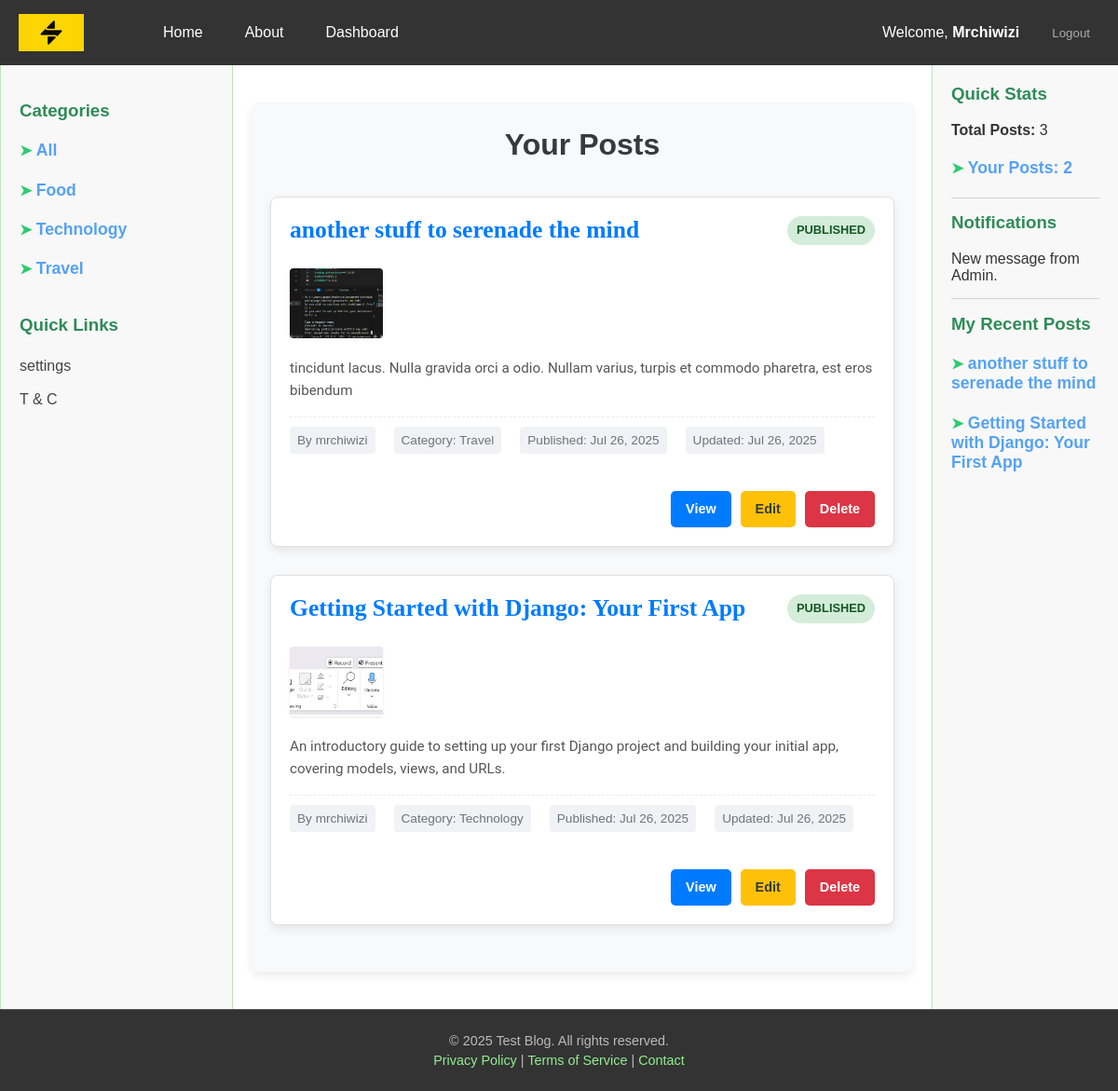
Screenshot of /user_posts/ (signed in) with the database file from the repository.
### accounts/models.py (models this page shows)
class Account(AbstractBaseUser, PermissionsMixin):
    email = models.EmailField("email address", unique=True)
    user_name = models.CharField(max_length=150, unique=True)
    first_name = models.CharField(max_length=150, blank=True)
    last_name = models.CharField(max_length=150, blank=True)
    date_joined = models.DateTimeField(default=timezone.now)
    last_login = models.DateTimeField(auto_now=True)
    about = models.TextField(max_length=500, blank=True)
    is_staff = models.BooleanField(default=False)
    is_active = models.BooleanField(default=False)
    objects = AccountManager()
    USERNAME_FIELD = "email"
    REQUIRED_FIELDS = ["user_name",]
    def __str__(self):
        return self.user_name
    def post_count(self):
        return self.blog_posts.filter(status="published").count()

### blog/models.py (models this page shows, shortened)
class Category(models.Model):
    name = models.CharField(max_length=100, unique=True)
    slug = models.SlugField(max_length=100, unique=True, help_text="A URL-friendly short label.")
    description = models.TextField(blank=True, null=True)
    class Meta:
        verbose_name_plural = "Categories"
        ordering = ['name']
    def __str__(self):
        return self.name

class Post(models.Model):
    STATUS_CHOICES = (
        ('draft', 'Draft'),
        ('published', 'Published'),
    )
    title = models.CharField(max_length=250)
    slug = models.SlugField(max_length=250, unique_for_date='publish_date', help_text="A URL-friendly short label derived from the title, unique per publish date.")
    author = models.ForeignKey(User, on_delete=models.CASCADE, related_name='blog_posts')
    content = models.TextField()
    summary = models.TextField(max_length=1000, blank=True, help_text="A short summary of the post (max 500 characters).")
    thumbnail = models.ImageField(
        upload_to='blog/thumbnails/%Y/%m/%d/', blank=True,null=True, help_text="Thumbnail image for the blog post listing.")
    publish_date = models.DateTimeField(default=timezone.now)
    created_at = models.DateTimeField(auto_now_add=True)
    updated_at = models.DateTimeField(auto_now=True)
    status = models.CharField(
        max_length=10,
        choices=STATUS_CHOICES,
        default='published'
    )
    category = models.ForeignKey(Category, on_delete=models.SET_NULL, blank=True, null=True, related_name='posts'
    )
    objects = PostManager()
    class Meta:
        ordering = ['-publish_date']
        indexes = [
            models.Index(fields=['publish_date', 'slug']),
        ]
    def __str__(self):
        return self.title
    def get_absolute_url(self):
        return reverse('blog:post_detail',
                       args=[self.publish_date.year, self.publish_date.strftime('%m'), self.publish_date.strftime('%d'), self.slug])

### blog/views.py (the view)
# urls.py: path("user_posts/", user_posts, name="user_posts"),
def user_posts(request):
    posts = Post.objects.filter(status="published", author_id=request.user.id)
    print(posts)
    context = {
        "posts": posts
    }
    return render(request, "blog/user_posts.html", context)

### blog/context_processors.py (called while the page is built)
def posts_count(request):
    categories = Category.objects.all()
    posts_count = Post.objects.published().count()
    return {
        "posts_count": posts_count, "categories":categories
    }

### blog/models.py (called while the page is built)
    def published(self):
        return self.filter(status="published")

### templates/blog/user_posts.html (shortened to what this page needs)
{% extends 'base.html' %}
{% load static %}
{% load humanize %}
{% block content %}
    <div class="dashboard-posts-container">
        <h1>Your Posts</h1>
        {% if posts %}
            {% for post in posts %}
                <article class="dashboard-post-card">
                    <div class="post-header">
                        <h2 class="post-title">{{ post.title }}</h2>
                        <span class="post-status status-{{ post.status|lower }}">{{ post.status }}</span>
                    </div>
                    <div class="post-body">
                        {% if post.thumbnail %}
                            <div class="post-thumbnail">
                                <img src="{{ post.thumbnail.url }}" alt="{{ post.title }}">
                            </div>
                        {% endif %}
                        <div class="post-content">
                            <p class="post-summary">{{ post.summary|truncatechars:180 }}</p>
                            <div class="post-meta">
                                <span>By {{ post.author }}</span>
                                <span>Category: {{ post.category }}</span>
                                <span>Published: {{ post.publish_date|date:"M d, Y" }}</span>
                                {% if post.publish_date != post.updated_at %}
                                    <span>Updated: {{ post.updated_at|date:"M d, Y" }}</span>
                                {% endif %}
                            </div>
                        </div>
                    </div>
                    <div class="post-actions">
                        <a href="{{ post.get_absolute_url }}" class="btn btn-view">View</a>
                        <a href="#" class="btn btn-edit">Edit</a>
                        <a href="#" class="btn btn-delete">Delete</a>
                    </div>
                </article>
            {% endfor %}
        {% else %}
            <p class="no-posts-message">You haven't created any posts yet.</p>
            <a href="#" class="btn btn-primary">Create Your First Post</a>
        {% endif %}
    </div>
{% endblock content %}

### templates/base.html (shortened to what this page needs)
{% load static %}
<!DOCTYPE html>
<html lang="en">
<head>
     <link rel="stylesheet" href="{% static 'CSS/base.css' %}">
     <link rel="stylesheet" href="{% static 'CSS/home.css' %}">
     <link rel="stylesheet" href="{% static 'CSS/detail_page.css' %}">
     <link rel="stylesheet" href="{% static 'CSS/login_page.css' %}">
     <link rel="stylesheet" href="{% static 'CSS/register.css' %}">
     <link rel="stylesheet" href="{% static 'CSS/change_password.css' %}">
     <link rel="stylesheet" href="{% static 'CSS/password_reset_email_form.css' %}">
     <link rel="stylesheet" href="{% static 'CSS/password_reset_form.css' %}">
     <link rel="stylesheet" href="{% static 'CSS/users_posts.css' %}">
</head>
<body>
    <header class="page-header">
        <a href="{% url 'blog:home' %}" class="logo"><img src="{% static 'Images/logo.png' %}" alt="Logo" style="width: 70px; height: 40px;"></a>
        <nav class="navbar">
            <ul>
                <li><a href="{% url 'blog:home' %}">Home</a></li>
                <li><a href="{% url 'blog:about_page' %}">About</a></li>
                {% if user.is_authenticated %}
                    <li><a href="#" id="toggleSectionButton" >Dashboard</a></li>
                {% endif %}
            </ul>
            <ul>
                <li>
                     {% if user.is_authenticated %}
                        <span>Welcome, <strong>{{ user.user_name |capfirst }}</strong></span>
                    {% else %}
                        <span>Welcome, User</span>
                    {% endif %}
                </li>
                <li>
                    {% if user.is_authenticated %}
                        <small><a href="{% url 'accounts:confirm_logout' %}" style="color:#acabab;">Logout</a></small>
                    {% else %}
                        <a href="{% url 'accounts:login' %}">Login</a> | <a href="{% url 'accounts:register' %}">Sign Up</a>
                    {% endif %}
                </li>
            </ul>
        </nav>
    </header>
    <aside class="left-sidebar">
        <br>
        <h3>Categories</h3>
        <h4><span style="color: #2ecc71;">&#10148; </span><a href="{% url 'blog:home' %}" style="color: #55a2f4; text-decoration: none; font-weight: bold; font-size: 1.1em;">All</a></h4>
        <ul>
            {% for category in categories %}
                <li>
                    <h4><span style="color: #2ecc71;">&#10148; </span><a href="{% url 'blog:categories' category.slug %}" style="color: #55a2f4; text-decoration: none; font-weight: bold; font-size: 1.1em;display: inline;" >{{ category.name }}</a></h4>
                </li>
            {% endfor %}
        </ul>
        <br>
        <h3>Quick Links</h3>
        <ul>
            <li><a href="#">settings</a></li>
            <li><a href="#">T &amp; C</a></li>
        </ul>
    </aside>
    <main class="main-content">
       {% block content %}
       {% endblock content %}
    </main>
    <aside class="right-aside">
        <h3>Quick Stats</h3>
        <p><strong>Total Posts:</strong> {{ posts_count }}</p>
        {% if user.is_authenticated %}
            <h4><span style="color: #2ecc71;">&#10148; </span><a href="{% url 'blog:user_posts' %}" style="color: #55a2f4; text-decoration: none; font-weight: bold; font-size: 1.1em;"><strong>Your Posts:</strong> {{ user.post_count }}</a></h4>
        {% endif %}
        <hr style="border: none; border-top: 1px solid #d0d0d0; margin: 15px 0;">
        <h3>Notifications</h3>
        <ul style="list-style: none; padding: 0;">
            <li style="margin-bottom: 8px;">New message from Admin.</li>
            <hr style="border: none; border-top: 1px solid #d0d0d0; margin: 15px 0;">
        </ul>
        {% if user.is_authenticated %}
            <h3>My Recent Posts</h3>
            <ul style="list-style: none; padding: 0;">
                {% with recent_posts=user.blog_posts.all|slice:":3" %}
                    {% for user_post in recent_posts %}
                        <li>
                            <h4><span style="color: #2ecc71;">&#10148; </span><a href="{{ user_post.get_absolute_url}}" style="color: #55a2f4; text-decoration: none; font-weight: bold; font-size: 1.1em;">{{ user_post.title }}</a></h4>
                        </li>
                    {% empty %}
                        <li><h4 style="color: #777;">You haven't made any post.</h4></li>
                    {% endfor %}
                {% endwith %}
            </ul>
            {% else %}
                <div style="margin-bottom: 20px;">
                <a href="#"><img src="../../static/Images/blog-advert.jpg" alt="advert" width="170px"></a></div>
                <div><a href="#"><img src="../../static/Images/blog-advert2.jpg" alt="advert" width="170px"></a></div>
        {% endif %}
    </aside>
    <footer class="footer">
        <p>&copy; <span id="current-year"></span> Test Blog. All rights reserved.</p>
        <p>
            <a href="#">Privacy Policy</a> |
            <a href="#">Terms of Service</a> |
            <a href="#">Contact</a>
        </p>
    </footer>
</body>
</html>

### static/CSS/base.css (style rules this page uses)
body { display: grid; grid-template-areas: "header header header" "left-sidebar main-content right-aside" "footer footer footer"; grid-template-columns: 250px 1fr 200px; grid-template-rows: auto 1fr auto; min-height: 110vh; margin: 0; padding: 0; font-family: Arial, sans-serif; background-color: #f5f5f5; color: #333; }
header, aside, main, footer { padding: 20px; box-sizing: border-box; }
.page-header { grid-area: header; background-color: #333; color: #fff; display: flex; align-items: center; padding: 15px 20px; box-shadow: 0 2px 5px rgba(0,0,0,0.2); }
.page-header .logo { flex: 1; display: flex; align-items: center; justify-content: flex-start; min-width: 50px; font-size: 1.6em; font-weight: bold; color: #90EE90; text-decoration: none; }
.page-header .logo img { width: 70px; height: 40px; object-fit: contain; display: block; }
.navbar { flex: 7; display: flex; justify-content: space-between; align-items: center; }
.page-header nav ul { list-style: none; margin: 0; padding: 0; display: flex; gap: 25px; }
.page-header nav ul li a { color: #fff; text-decoration: none; padding: 5px 10px; transition: color 0.3s ease; }
.left-sidebar { grid-area: left-sidebar; background-color: #F8F8F8; border-right: 1px solid #c0e0c0; border-left: 1px solid #c0e0c0; overflow-y: auto; }
.left-sidebar h3 { color: #2e8b57; margin-top: 0; }
.left-sidebar ul { list-style: none; padding: 0; }
.left-sidebar ul li { margin-bottom: 8px; }
.left-sidebar ul li a { color: #444; text-decoration: none; display: block; padding: 5px 0; }
.main-content { grid-area: main-content; background-color: #ffffff; line-height: 1.6; overflow-y: auto; }
.main-content h1, .main-content h2 { color: #2c3e50; margin-top: 0; }
.right-aside { grid-area: right-aside; background-color: #F8F8F8; border-left: 1px solid #c0e0c0; overflow-y: auto; }
.right-aside h3 { color: #2e8b57; margin-top: 0; }
.footer { grid-area: footer; background-color: #333; color: #bbb; padding: 20px; text-align: center; font-size: 0.9em; border-top: 1px solid #555; }
.footer p { margin: 5px 0; }
.footer a { color: #90EE90; text-decoration: none; }

### static/CSS/home.css (style rules this page uses)
:root { --primary-color: #3498db; --secondary-color: #2ecc71; --text-color: #333; --light-text-color: #777; --card-background: #ffffff; --border-color: #e0e0e0; --font-primary: 'Roboto', sans-serif; --font-secondary: 'Playfair Display', serif; }
.post-title { font-family: var(--font-secondary); font-size: 1.8em; margin-bottom: 10px; line-height: 1.2; }
.post-meta { display: flex; flex-wrap: wrap; align-items: center; gap: 10px; font-size: 0.9em; color: var(--light-text-color); margin-bottom: 15px; }
.post-thumbnail { width: 100%; height: 100%; object-fit: cover; display: block; }
.post-summary { font-family: var(--font-primary); font-size: 1em; line-height: 1.7; color: var(--text-color); margin-bottom: 20px; flex-grow: 1; }
.post-actions { margin-top: auto; text-align: right; }

### static/CSS/login_page.css (style rules this page uses)
.btn { padding: 12px 25px; border: none; border-radius: 6px; cursor: pointer; font-size: 1.1em; font-weight: 600; transition: background-color 0.3s ease, transform 0.2s ease; }

### static/CSS/register.css (style rules this page uses)
.btn { padding: 12px 25px; border: none; border-radius: 6px; cursor: pointer; font-size: 1.1em; font-weight: 600; transition: background-color 0.3s ease, transform 0.2s ease; }

### static/CSS/change_password.css (style rules this page uses)
.btn { padding: 12px 25px; border: none; border-radius: 6px; cursor: pointer; font-size: 1.1em; font-weight: 600; transition: background-color 0.3s ease, transform 0.2s ease; }

### rows the page displays
Account: user_name "Mrchiwizi", post_count "2"
Category: name "Food"
Category: name "Technology"
Category: name "Travel"
Post: title "another stuff to serenade the mind", status "PUBLISHED", thumbnail (picture), summary "tincidunt lacus. Nulla gravida orci a odio. Nullam varius, turpis et commodo pharetra, est eros bibendum", author "mrchiwizi", category "Travel", publish_date "Jul 26, 2025", updated_at "Jul 26, 2025"
Post: title "Getting Started with Django: Your First App", status "PUBLISHED", thumbnail (picture), summary "An introductory guide to setting up your first Django project and building your initial app, covering models, views, and URLs.", author "mrchiwizi", category "Technology", publish_date "Jul 26, 2025", updated_at "Jul 26, 2025"

### other values shown
{{ posts_count }} "3"
